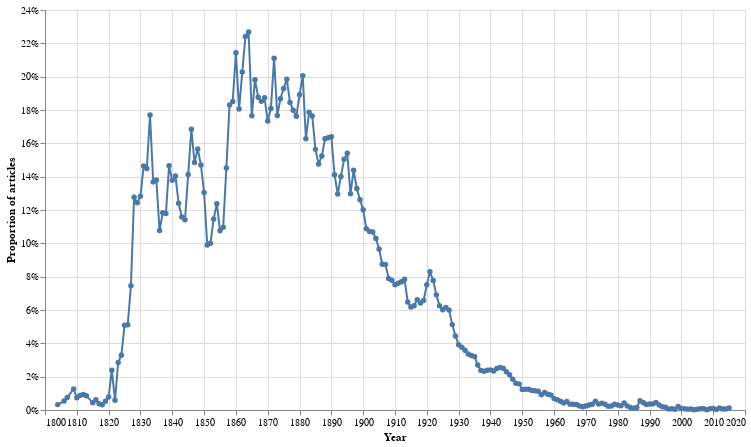

The notebook cell saved with this chart:
### Code cell
alt.Chart(df_ocr_merged).mark_line(point=True).encode(
        x=alt.X('year:Q', axis=alt.Axis(format='c', title='Year')),
    
        # This time we're showing the proportion (formatted as a percentage) on the Y axis
        y=alt.Y('proportion:Q', axis=alt.Axis(format='%', title='Proportion of articles')),
        tooltip=[alt.Tooltip('year:Q', title='Year'), alt.Tooltip('proportion:Q', title='Proportion', format='%')],
        
    ).properties(width=700, height=400)

### Figure 1 — Vega-Lite specification as saved in the notebook (floating-point values rounded to 4 significant figures; data arrays with more than 128 entries replaced by an {"elided": "..."} marker saying what was removed)
{"config": {"view": {"continuousWidth": 400, "continuousHeight": 300}}, "data": {"name": "data-c1cc5ea54ee181e7c0c0d64bdc9cd37e"}, "mark": {"type": "line", "point": true}, "encoding": {"tooltip": [{"type": "quantitative", "field": "year", "title": "Year"}, {"type": "quantitative", "field": "proportion", "format": "%", "title": "Proportion"}], "x": {"type": "quantitative", "axis": {"format": "c", "title": "Year"}, "field": "year"}, "y": {"type": "quantitative", "axis": {"format": "%", "title": "Proportion of articles"}, "field": "proportion"}}, "height": 400, "width": 700, "$schema": "https://vega.github.io/schema/vega-lite/v4.8.1.json", "datasets": {"data-c1cc5ea54ee181e7c0c0d64bdc9cd37e": {"elided": "209 records"}}}
